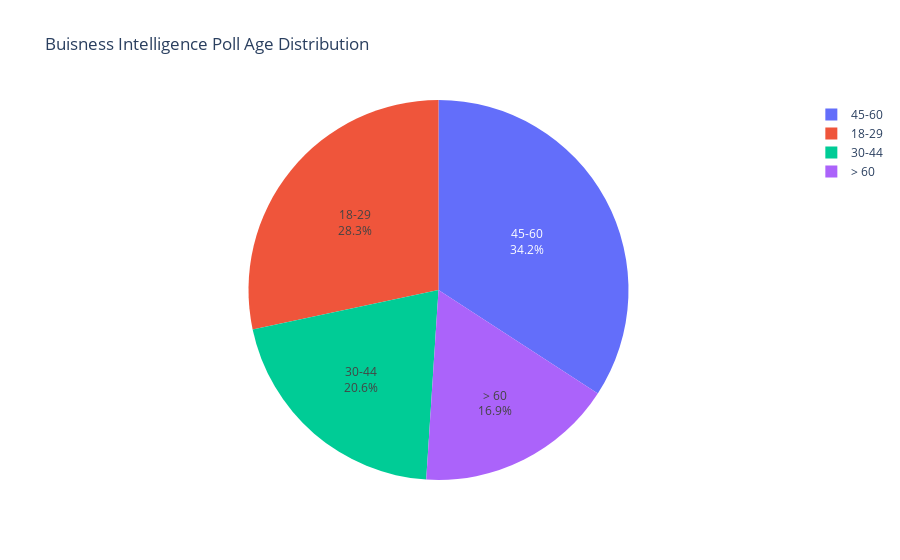

The notebook cell this image was saved under:
### Markdown cell above
### Poller Age Distribution

### Code cell
age_dist = bi_poll.groupby("age").size().reset_index()

fig = px.pie(age_dist, values=0, names='age', title='Buisness Intelligence Poll Age Distribution')
fig.update_traces(textposition='inside', textinfo='percent+label')
# fig.write_html("visualizations/BI_polling_age_dist.html")
fig.show()

### Figure 1 — Plotly figure (JSON) as saved in the notebook; plotly's stock layout.template omitted (floating-point values rounded to 4 significant figures)
{"data": [{"domain": {"x": [0, 1], "y": [0, 1]}, "hovertemplate": "age=%{label}<br>0=%{value}<extra></extra>", "labels": ["18-29", "30-44", "45-60", "> 60"], "legendgroup": "", "name": "", "showlegend": true, "textinfo": "percent+label", "textposition": "inside", "type": "pie", "values": [11101, 8091, 13392, 6606]}], "layout": {"legend": {"tracegroupgap": 0}, "title": {"text": "Buisness Intelligence Poll Age Distribution"}}}
